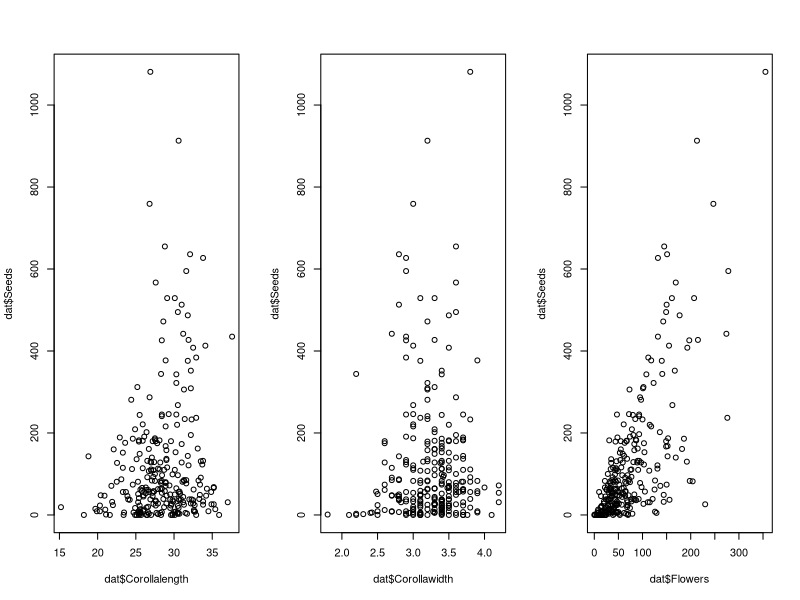
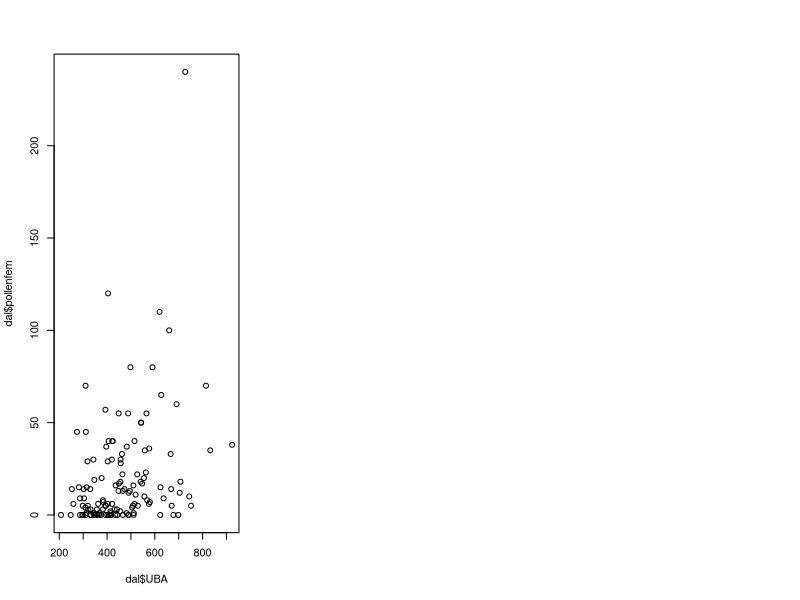

The R source for these figures, in order:
## ---- chunk 1
knitr::opts_chunk$set(echo = TRUE)
library(knitr)
## ---- chunk 2
dat = read.table("campbellpowers.txt", header=T)
names(dat)
## ---- chunk 3
par(mfrow=c(1,3))
plot(dat$Corollalength, dat$Seeds)
plot(dat$Corollawidth, dat$Seeds)
plot(dat$Flowers, dat$Seeds)
## ---- chunk 4
# Define relative fitness
dat$relfit = dat$Seeds/mean(dat$Seeds, na.rm=T)

summary(lm(relfit ~ scale(Flowers), na=na.exclude, data=dat))
## ---- chunk 5
summary(lm(relfit ~ scale(Corollalength), na=na.exclude, data=dat))$coef
summary(lm(relfit ~ scale(Corollawidth), na=na.exclude, data=dat))$coef
## ---- chunk 6
I = var(dat$relfit)
signif(sqrt(I), 3)
## ---- chunk 7
summary(lm(relfit ~ scale(Flowers, scale=F), na=na.exclude, data=dat))$coef
0.0167463*mean(dat$Flowers, na.rm=T)

summary(lm(relfit ~ scale(Corollalength, scale=F), na=na.exclude, data=dat))$coef
0.06004*mean(dat$Corollalength, na.rm=T)

summary(lm(relfit ~ scale(Corollawidth, scale=F), na=na.exclude, data=dat))$coef
0.04810*mean(dat$Corollawidth, na.rm=T)
## ---- chunk 8
m = lm(relfit~scale(Flowers) + scale(Corollalength) + scale(Corollawidth), na=na.exclude, data=dat)
summary(m)$coef
## ---- chunk 9
beta_flowers = summary(m)$coef[2,1]
beta_length = summary(m)$coef[3,1]
beta_width = summary(m)$coef[4,1]

beta_length + 
  beta_flowers*cor(dat$Corollalength, dat$Flowers, use="pairwise") +
  beta_width*cor(dat$Corollalength, dat$Corollawidth, use="pairwise")
## ---- chunk 10
beta = summary(m)$coef[2:4,1]
signif(t(beta), 2)

cormat = cor(dat[,3:5], use="pairwise")[c(3,1,2),c(3,1,2)]
signif(cormat, 2)

beta%*%cormat
## ---- chunk 11
dal = read.csv("Dalechampia.csv")
head(dal)
## ---- chunk 12
dal$relfit = dal$total_seeds/mean(dal$total_seeds, na.rm=T)
dal$pollentot = dal$pollenfem + dal$pollenmale

signif(cor(dal[,c(2,3,5,6)], use="pairwise"), 2)
plot(dal$UBA, dal$pollenfem)
## ---- chunk 13
m = lm(relfit ~ scale(UBA, scale=F), na=na.exclude, data=dal)
summary(m)

summary(m)$coef[2,1]*sd(dal$UBA, na.rm=T)
summary(m)$coef[2,1]*mean(dal$UBA, na.rm=T)
## ---- chunk 14
m = lm(relfit ~ scale(UBA) + scale(GA) + scale(GSD) + scale(ASD), na=na.exclude, data=dal)
summary(m)$coef
## ---- chunk 15
m = glm(pollenfem ~ scale(UBA, scale=F), family="poisson", na=na.exclude, data=dal)
summary(m)$coef
summary(m)$coef[2,1]*sd(dal$UBA, na.rm=T)
summary(m)$coef[2,1]*mean(dal$UBA, na.rm=T)
